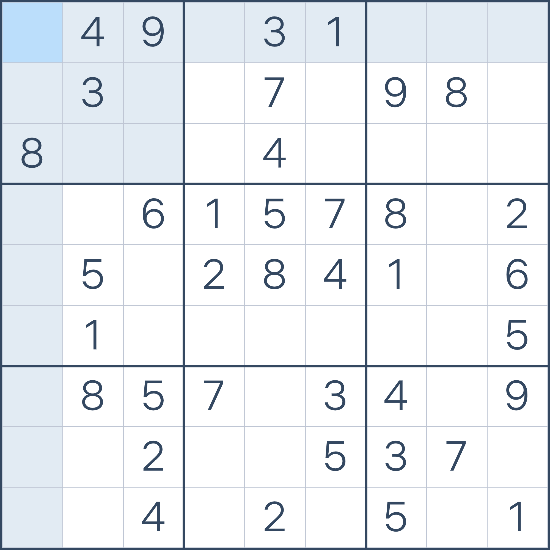
#> input picture 10kGambarSudoku/image.png, 551 x 551 px
$ python crop1image.py
#> lines starting #> are read from the running program, lines starting #| are printed output that depends on the picture
from PIL import Image
from pathlib import Path

# LOAD GAMBAR
base = Path(__file__).resolve().parent.parent  # folder beating_michiko
img_path = base / "10kGambarSudoku" / "image.png"

img = Image.open(img_path).convert("RGB");
#> img is the input picture: PIL image 551x551 RGB; mean R, G, B 235.1, 238.8, 242.7
print("size: ", img.size)
#| size:  (551, 551)

# MENGHITUNG UKURAN IMG, INNER IMAGE DAN CELL
w, h = img.size
#> w = 551; h = 551
if w != h:
    raise SystemExit (f"gambar harus square")

pad = 0 if w % 9 == 0 else 1
#> pad = 1
innerImage = w - 2 * pad
#> innerImage = 549
cell = innerImage // 9
#> cell = 61
inset = 6
target_size = (49, 49)
if cell * 9 != innerImage:
    raise SystemExit(f"innerImage={innerImage} tidak habis dibagi 9 (pad salah atau gambar tidak pas)")

out_dir = base / "out_cells"
out_dir.mkdir(parents=True, exist_ok=True)

# MENGHITUNG POSISI CROPPING DAN SAVED CROP
count = 0
for row in range(9):
    for column in range(9):
        x0 = pad + column * cell + inset
        y0 = pad + row * cell + inset
        x1 = pad + (column + 1) * cell - inset
        y1 = pad + (row + 1) * cell - inset

        cell_img = img.crop((x0, y0, x1, y1))
        cell_img = cell_img.resize(target_size, Image.Resampling.LANCZOS)
        cell_img.save(out_dir / f"cell_r{row}_c{column}.png")
        count += 1
#> this loop made 9 passes
#> pass 1, `cell_img.save(out_dir / f"cell_r{row}_c{column}.png")`:
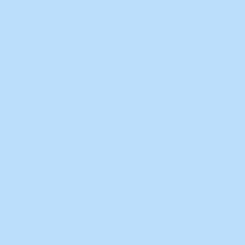
#> saved as cell_r0_c0.png: PIL image 49x49 RGB (shown 5 times larger); mean R, G, B 187, 222, 251
#> pass 1, `cell_img.save(out_dir / f"cell_r{row}_c{column}.png")`:
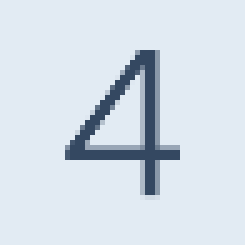
#> saved as cell_r0_c1.png: PIL image 49x49 RGB (shown 5 times larger); mean R, G, B 212.3, 222.2, 231.5
#> pass 1, `cell_img.save(out_dir / f"cell_r{row}_c{column}.png")`:
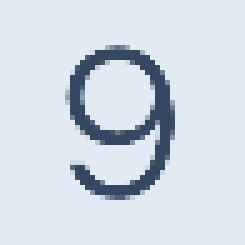
#> saved as cell_r0_c2.png: PIL image 49x49 RGB (shown 5 times larger); mean R, G, B 208.7, 218.8, 228.5
#> pass 1, `cell_img.save(out_dir / f"cell_r{row}_c{column}.png")`:
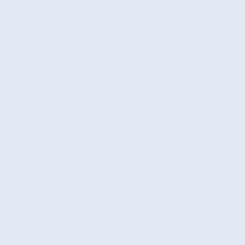
#> saved as cell_r0_c3.png: PIL image 49x49 RGB (shown 5 times larger); mean R, G, B 226, 235, 243
#> after the loop:
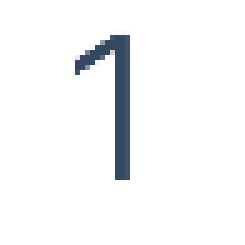
#> cell_img: PIL image 49x49 RGB (shown 5 times larger); mean R, G, B 245.7, 246.6, 247.7
#> after the loop, count = 81

print("saved: ", count, "cells to", out_dir, "with size", target_size)
#| saved:  81 cells to out_cells with size (49, 49)

$ run again, with 10kGambarSudoku/gambar1.PNG copied over 10kGambarSudoku/image.png
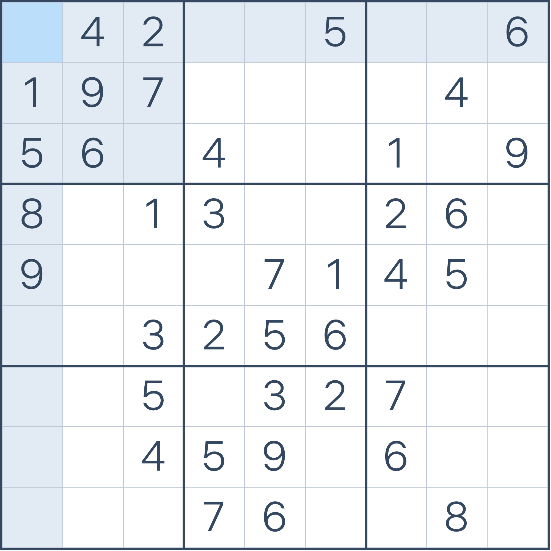
#> input picture 10kGambarSudoku/gambar1.PNG, 551 x 551 px
#| size:  (551, 551)
#> the loop `for row in range(9):` made 9 passes
#> pass 1, `cell_img.save(out_dir / f"cell_r{row}_c{column}.png")`:
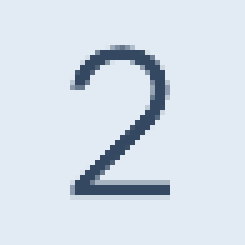
#> saved as cell_r0_c2.png: PIL image 49x49 RGB (shown 5 times larger); mean R, G, B 212.8, 222.7, 232
#> after the loop `for row in range(9):`: count = 81
#| saved:  81 cells to out_cells with size (49, 49)
